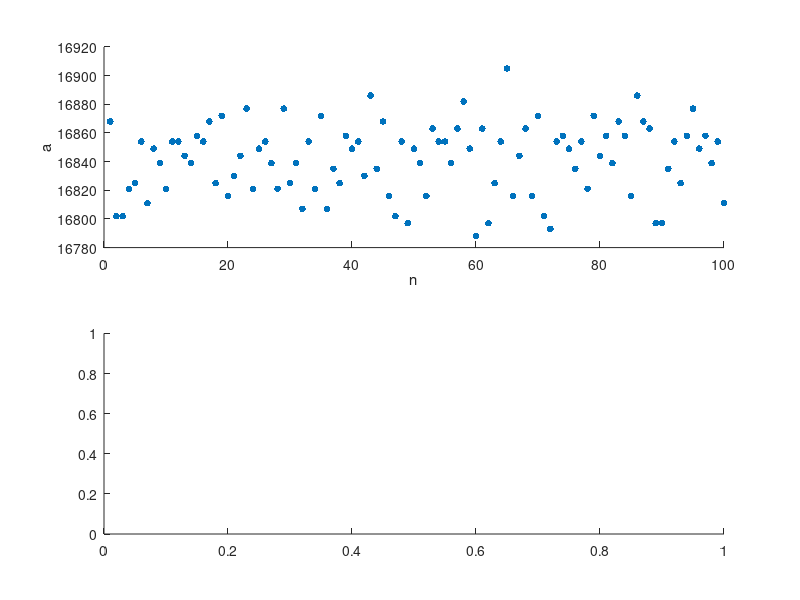

Write MATLAB code to recreate this figure. (Note: this script raises an error after producing the figure.)
a=[16868
16802
16802
16821
16825
16854
16811
16849
16839
16821
16854
16854
16844
16839
16858
16854
16868
16825
16872
16816
16830
16844
16877
16821
16849
16854
16839
16821
16877
16825
16839
16807
16854
16821
16872
16807
16835
16825
16858
16849
16854
16830
16886
16835
16868
16816
16802
16854
16797
16849
16839
16816
16863
16854
16854
16839
16863
16882
16849
16788
16863
16797
16825
16854
16905
16816
16844
16863
16816
16872
16802
16793
16854
16858
16849
16835
16854
16821
16872
16844
16858
16839
16868
16858
16816
16886
16868
16863
16797
16797
16835
16854
16825
16858
16877
16849
16858
16839
16854
16811];
a_max=max(a);
a_min=min(a);
a_mean=mean(a);
a_var=var(a);
a_std=std(a);
a_range=a_max-a_min;
n=1:1:100;
figure (1);
subplot(2,1,1);
scatter(n,a,24,"blue","filled");
xlabel("n");ylabel("a");
%hold on;
%histogram(a);
%hold off
%figure (2);
subplot(2,1,2);
histogram(a);ylabel("a");